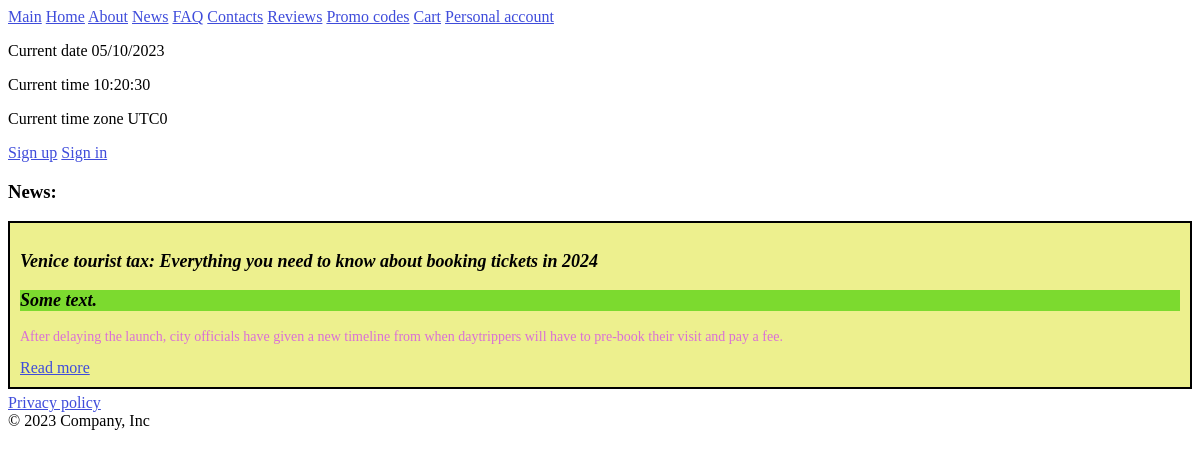
The page /info/news on the database as committed earlier.
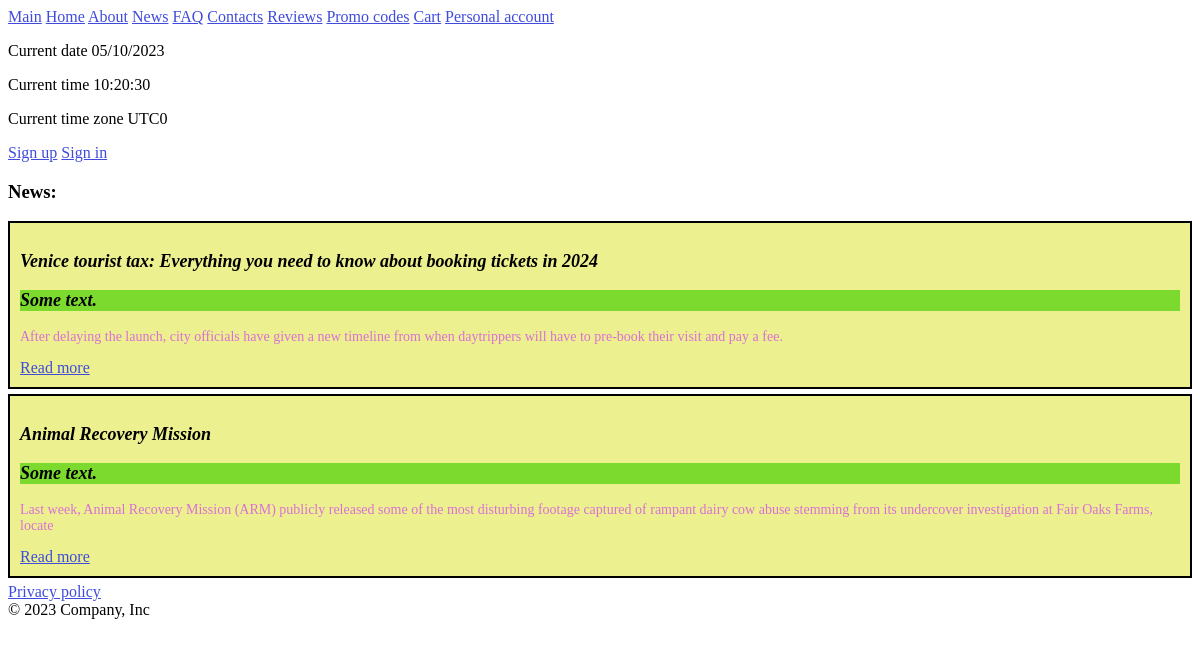
The same page on the database as committed later.
### info/models.py (models this page shows)
class News(models.Model):
    name = models.CharField(max_length=100)
    brief_description = models.CharField(max_length=200)
    url = models.URLField()

### info/views.py (the view)
# urls.py: path('news', views.news_view, name='news_view'),
def news_view(request):
    news = News.objects.all()
    return render(request, "news.html", {'news': news})

### info/templates/news.html (shortened to what this page needs)
{% extends "base.html" %}
{% load static %}
{% block additional_head %}
<link href="{% static 'css/news.css' %}" rel="stylesheet">
{% endblock %}
{% block content %}
<h3>News:</h3>
<section>
    {% for n in news %}
    <article class="news" itemscope itemtype="https://schema.org/NewsArticle">
        <div>
            <h3 itemprop="headline">{{ n.name }}</h3>
        </div>
        <h3>Some text.</h3>
        <div class="news_description">
            <p itemprop="description">{{ n.brief_description }}</p>
        </div>
        <a href={{ n.url }}>Read more</a>
    </article>
    {% endfor %}
</section>
{% endblock %}

Rows that differ between the two databases and show on the page:
added News: name "Animal Recovery Mission", brief_description "Last week, Animal Recovery Mission (ARM) publicly released some of the most disturbing footage captured of rampant dairy cow abuse stemming from its undercover investigation at Fair Oaks Farms, locate"
